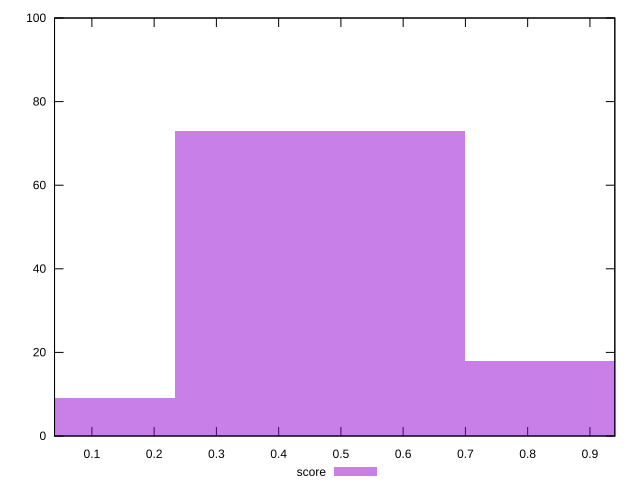

The gnuplot source for this figure:
reset

$score <<EOF
0.9325393843208307 18
0.46626969216041536 73
0 9
EOF

set key outside below
set boxwidth 0.46626969216041536
set xrange [0.04:0.94]
set yrange [0:100]
set trange [0:100]
set style fill transparent solid 0.5 noborder
set terminal svg size 640, 490 enhanced background rgb 'white'
set output "report_00021_2021-02-20T09:16:39.615Z/first-contentful-paint/samples/pages/score/histogram.svg"

plot $score title "score" with boxes

reset
